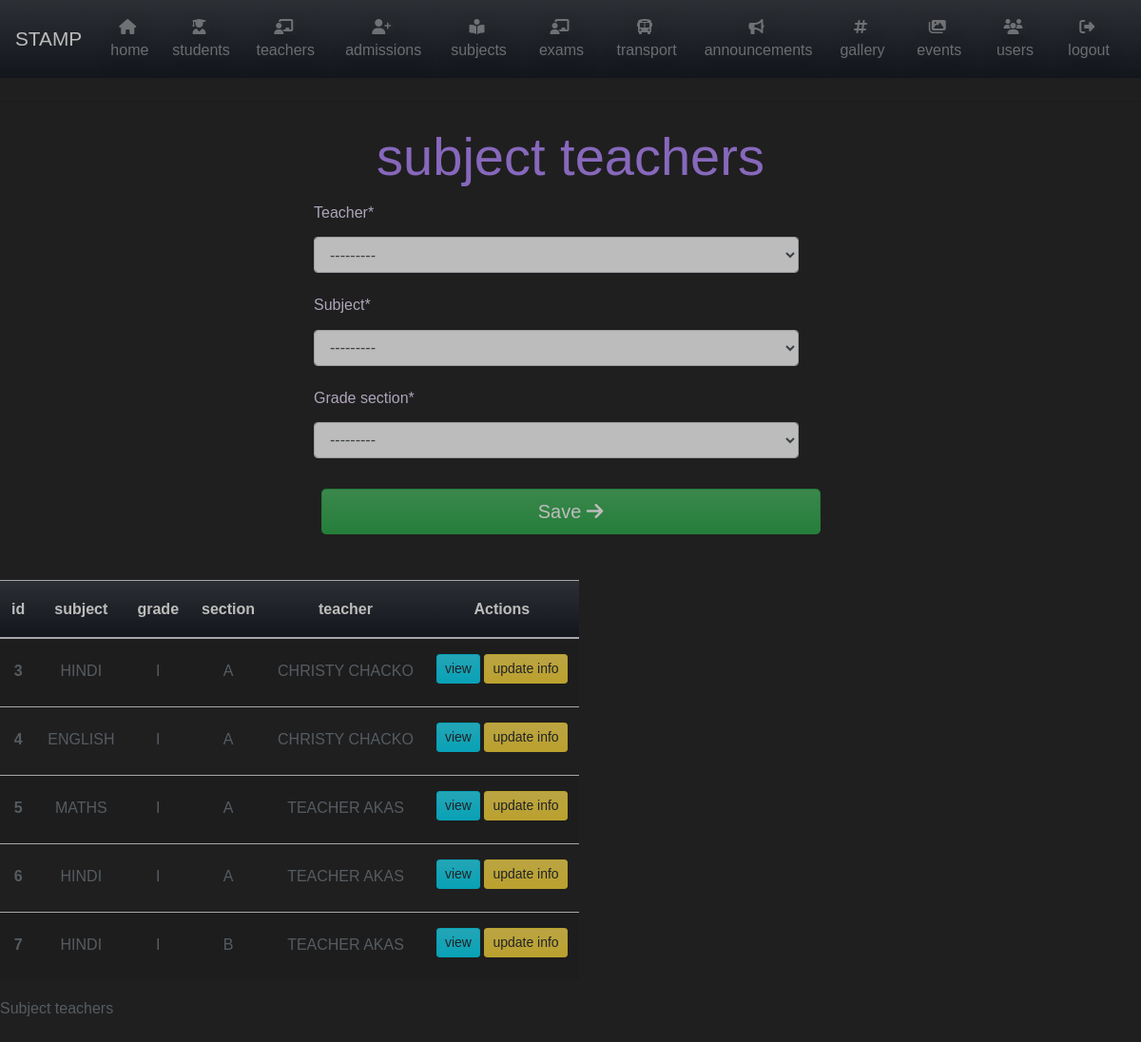
The app's page /add-subject-teacher (signed in), older data.
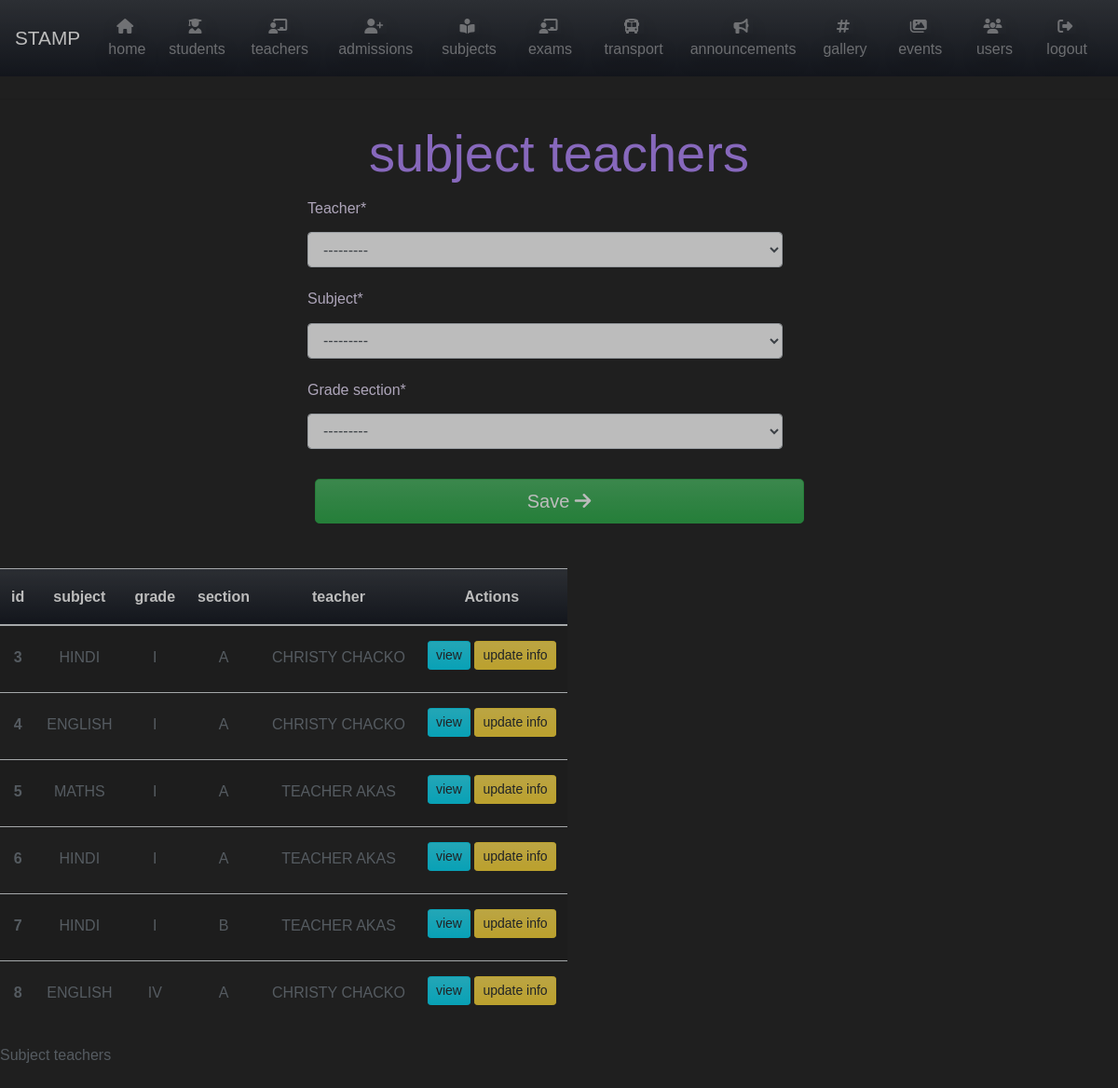
The same page, newer data.
### teacher/models.py (models this page shows, shortened)
class teacher_subject_grade_section(models.Model):
    teacher = models.ForeignKey(teacher_details, on_delete=models.DO_NOTHING)
    subject = models.ForeignKey(subject_master, on_delete=models.DO_NOTHING)
    grade_section = models.ForeignKey(grade_section_master, on_delete=models.DO_NOTHING)
    def __str__(self):
        return f'{self.teacher} teaches {self.subject} for {self.grade_section}'

class teacher_details(models.Model):
    GENDER = (
        ('M', 'MALE'),
        ('F', 'FEMALE'),
        ('O', 'OTHER')
    )
    first_name = models.CharField(max_length=25)
    last_name = models.CharField(max_length=25)
    emp_code = models.CharField(max_length=10, unique=True)
    mobile = models.CharField(max_length=10)
    email = models.EmailField(unique=True)
    date_of_joining = models.DateField(null = True)
    gender = models.CharField(max_length=2, choices=GENDER)
    adress = models.CharField(max_length=25)
    adress2 = models.CharField(max_length=25)
    city = models.CharField(max_length=25)
    state = models.CharField(max_length=25, default='New Delhi')
    pincode = models.CharField(max_length=8)
    user_name = models.ForeignKey(User, on_delete = models.DO_NOTHING, null=True)
    def __str__(self):
        return f'{self.first_name} {self.last_name}'

### lead/models.py (models this page shows)
class subject_master(models.Model):
    subject_name = models.CharField(max_length=65)
    def __str__(self):
        return f'{self.subject_name}'

class grade_section_master(models.Model):
    grade = models.ForeignKey(grade_master, on_delete=models.DO_NOTHING)
    section = models.ForeignKey(section_master, on_delete=models.DO_NOTHING)
    def __str__(self):
        return f"{self.grade} {self.section}"

class grade_master(models.Model):
    grade_name = models.CharField(max_length=4)
    def __str__(self):
        return self.grade_name

class section_master(models.Model):
    section_name = models.CharField(max_length=1)
    def __str__(self):
        return self.section_name

### lead/views.py (the view)
# urls.py: path('add-subject-teacher', views.subject_teachers, name='add-subject-teacher'),
@login_required
def subject_teachers(request):
    subject_teachers = teacher_subject_grade_section.objects.all()
    print(subject_teachers)
    if request.method == 'POST':
        form = subjectTeachersForm(request.POST)
        if form.is_valid():
            form.save()
            subject = form.cleaned_data.get('subject')
            teacher = form.cleaned_data.get('teacher')
            grade = form.cleaned_data.get('grade_section')
            messages.success(
                request, f'{teacher} set as  {subject} teacher for {grade}')
            return redirect('add-subject-teacher')
    else:
        form = subjectTeachersForm()
    return render(request, 'lead/subject-teachers.html', {
        'form': form,
        'title': 'subject teachers',
        'subject_teachers': subject_teachers
    })

### teacher/forms.py
class subjectTeachersForm(ModelForm):
    class Meta:
        model = teacher_subject_grade_section
        fields = '__all__'

### lead/templates/lead/subject-teachers.html (shortened to what this page needs)
{% extends "lead/home.html" %} {% load crispy_forms_tags %} {% block content %}
<section>
    <h1 class="text-center text-secondary display-4 form-heading">{{ title }}</h1>
    <div class="container mb-5" id='usercreation'>
        <form method="POST">
            <div class="container row">
                <fieldset class="form-group col-md-6 offset-md-3">
                    {{ form|crispy }}
                </fieldset>
            </div>
            <div class="form-group col-md-6 offset-md-3">
                <button class="btn btn-lg text-white btn-block btn-success" type="submit">
                    Save
                    <i class="fas fa-arrow-right"></i>
                </button>
            </div>
        </form>
    </div>
</section>
<section>
    <table class="table table-responsive table-striped">
        <caption>Subject teachers</caption>
        <thead class="text-center bg-gradient-primary text-white">
            <tr>
                <th scope="col">id</th>
                <th scope="col">subject</th>
                <th scope="col">grade </th>
                <th scope="col">section</th>
                <th scope="col">teacher</th>
                <th scope="col">Actions</th>
            </tr>
        </thead>
        <tbody class="text-center text-lowercase text-justify text-muted">
            {% for teacher in subject_teachers%}
            <tr>
                <th class="py-3 " scope="row">{{teacher.id}} </th>
                <td class="py-3 text-uppercase">{{ teacher.subject }}</td>
                <td class="py-3 text-uppercase">{{ teacher.grade_section.grade }}</td>
                <td class="py-3 text-uppercase">{{ teacher.grade_section.section }} </td>
                <td class="py-3 text-uppercase">{{ teacher.teacher}} </td>
                <td class="py-3">
                    <a href="" class="btn btn-sm btn-info mb-2">View</a>
                    <a href="#" class="btn btn-sm btn-warning mb-2">Update info </a>
                </td>
            </tr>
            {% endfor %}
        </tbody>
</section>
{% endblock content %}

Row changes from the older to the newer data that the page shows:
added teacher_subject_grade_section: id "8", subject "ENGLISH", grade_section.grade "IV", grade_section.section "A", teacher "CHRISTY CHACKO"
